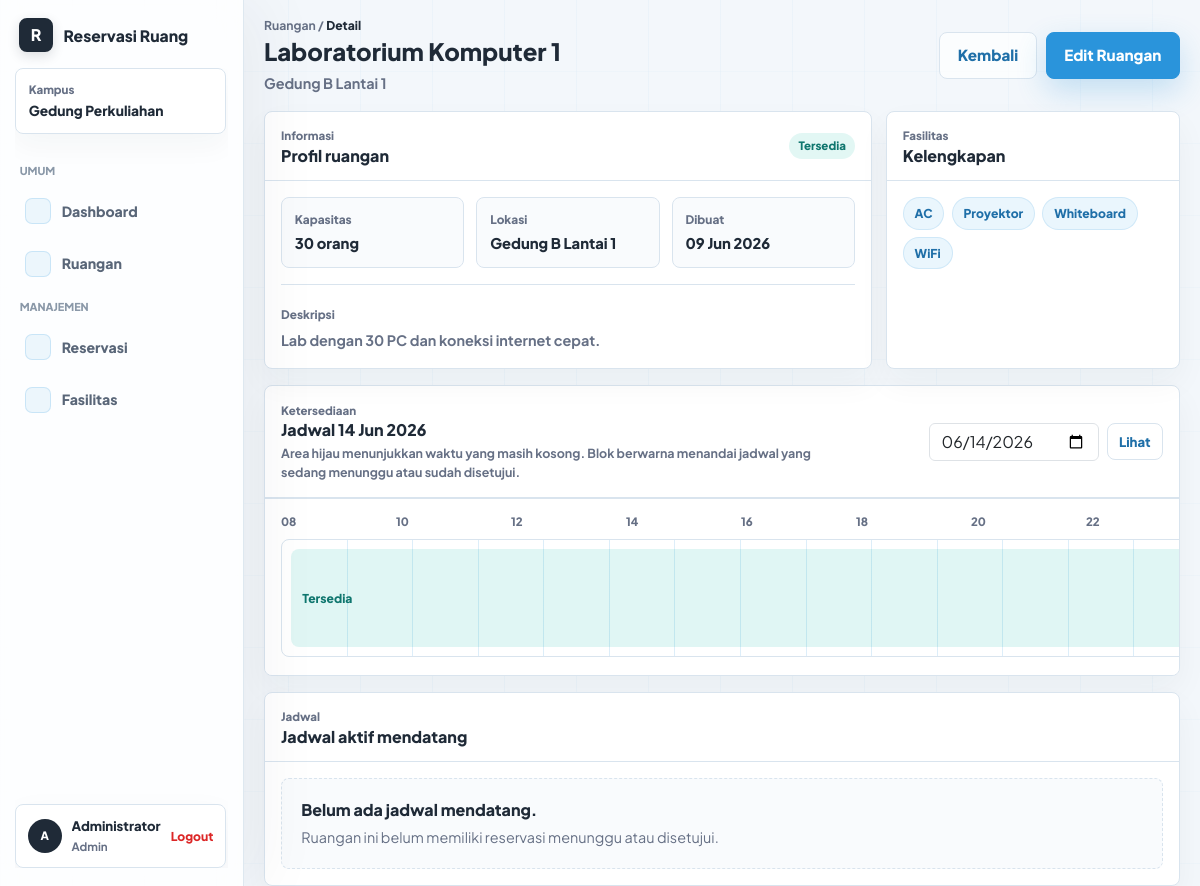
The app's page /pages/room-detail.php?id=2 (signed in) with its own data.
### tables this page shows
CREATE TABLE rooms (
    id INT AUTO_INCREMENT PRIMARY KEY,
    room_name VARCHAR(100) NOT NULL,
    location VARCHAR(150) NOT NULL,
    capacity INT NOT NULL,
    description TEXT NULL,
    status ENUM('available','maintenance','unavailable') NOT NULL DEFAULT 'available',
    created_at TIMESTAMP DEFAULT CURRENT_TIMESTAMP
);

CREATE TABLE facilities (
    id INT AUTO_INCREMENT PRIMARY KEY,
    facility_name VARCHAR(100) NOT NULL
);

### includes/room_helpers.php (called while the page is built, shortened)
<?php
function bind_params_if_needed($stmt, $types, $params)
{
    $refs = [];
    foreach ($params as $key => $value) {
        $refs[$key] = &$params[$key];
    }
    mysqli_stmt_bind_param($stmt, $types, ...$refs);
}
function fetch_one($conn, $sql, $types = '', $params = [])
{
    $stmt = mysqli_prepare($conn, $sql);
    bind_params_if_needed($stmt, $types, $params);
    mysqli_stmt_execute($stmt);
    $result = mysqli_stmt_get_result($stmt);
    return mysqli_fetch_assoc($result) ?: null;
}
function fetch_all_rows($conn, $sql, $types = '', $params = [])
{
    $stmt = mysqli_prepare($conn, $sql);
    bind_params_if_needed($stmt, $types, $params);
    mysqli_stmt_execute($stmt);
    $result = mysqli_stmt_get_result($stmt);
    return mysqli_fetch_all($result, MYSQLI_ASSOC);
}
function room_status_label($status)
{
    $labels = [
        'available' => 'Tersedia',
        'maintenance' => 'Perawatan',
        'unavailable' => 'Tidak Tersedia',
    ];
    return $labels[$status] ?? ucfirst((string) $status);
}

### includes/helpers.php (called while the page is built, shortened)
<?php
function e($value)
{
    return htmlspecialchars((string) $value, ENT_QUOTES, 'UTF-8');
}
function base_path()
{
    return '/uas_ppw_s2/';
}
function url($path = '')
{
    return base_path() . ltrim($path, '/');
}

### includes/auth.php (called while the page is built, shortened)
<?php
function is_logged_in() {
    return isset($_SESSION['user_id']);
}
function is_admin() {
    return is_logged_in() && isset($_SESSION['role']) && $_SESSION['role'] === 'admin';
}

### pages/room-detail.php (the view, shortened to what this page needs)
<?php
require_once __DIR__ . '/../includes/helpers.php';
require_once __DIR__ . '/../includes/auth.php';
require_once __DIR__ . '/../includes/room_helpers.php';
$isAdmin = is_admin();
$roomId = (int) ($_GET['id'] ?? 0);
$room = fetch_one(
    $conn,
    "SELECT id, room_name, location, capacity, description, status, created_at
     FROM rooms
     WHERE id = ?",
    'i',
    [$roomId]
);
$selectedDate = date('Y-m-d');
$facilities = fetch_all_rows(
    $conn,
    "SELECT facilities.facility_name
     FROM room_facilities
     INNER JOIN facilities ON facilities.id = room_facilities.facility_id
     WHERE room_facilities.room_id = ?
     ORDER BY facilities.facility_name ASC",
    'i',
    [$roomId]
);
$upcomingReservations = fetch_all_rows(
    $conn,
    "SELECT user_id, reservation_date, start_time, end_time, purpose, status
     FROM reservations
     WHERE room_id = ?
       AND reservation_date >= CURDATE()
       AND status IN ('pending', 'approved')
     ORDER BY reservation_date ASC, start_time ASC
     LIMIT 5",
    'i',
    [$roomId]
);
require_once __DIR__ . '/../includes/header.php';
?>
<main class="dashboard-page">
    <div class="dashboard-shell">
        <header class="content-topbar">
            <div>
                <span class="dashboard-crumb">Ruangan / <strong>Detail</strong></span>
                <h1><?= e($room['room_name']); ?></h1>
                <p><?= e($room['location']); ?></p>
            </div>
            <div class="content-actions">
                <a href="<?= url('pages/rooms.php'); ?>" class="btn btn-outline-primary">Kembali</a>
                <?php if ($isAdmin): ?>
                    <a href="<?= url('pages/room-edit.php?id=' . $room['id']); ?>" class="btn btn-primary">Edit Ruangan</a>
                <?php elseif ($room['status'] === 'available'): ?>
                    <a href="<?= url('pages/reservation-create.php?room_id=' . $room['id'] . '&reservation_date=' . urlencode($selectedDate)); ?>" class="btn btn-primary">Ajukan Ruangan Ini</a>
                <?php endif; ?>
            </div>
        </header>
        <section class="room-detail-layout">
            <article class="dashboard-panel room-detail-card">
                <div class="panel-header">
                    <div>
                        <span class="panel-kicker">Informasi</span>
                        <h2>Profil ruangan</h2>
                    </div>
                    <span class="room-status status-room-<?= e($room['status']); ?>">
                        <?= e(room_status_label($room['status'])); ?>
                    </span>
                </div>
                <div class="room-detail-body">
                    <dl class="room-detail-list">
                        <div>
                            <dt>Kapasitas</dt>
                            <dd><?= e($room['capacity']); ?> orang</dd>
                        </div>
                        <div>
                            <dt>Lokasi</dt>
                            <dd><?= e($room['location']); ?></dd>
                        </div>
                        <div>
                            <dt>Dibuat</dt>
                            <dd><?= e(date('d M Y', strtotime($room['created_at']))); ?></dd>
                        </div>
                    </dl>
                    <div class="room-description-block">
                        <span>Deskripsi</span>
                        <p><?= e($room['description'] ?: 'Deskripsi ruangan belum tersedia.'); ?></p>
                    </div>
                </div>
            </article>
            <aside class="dashboard-panel room-side-panel">
                <div class="panel-header">
                    <div>
                        <span class="panel-kicker">Fasilitas</span>
                        <h2>Kelengkapan</h2>
                    </div>
                </div>
                <div class="facility-badges">
                    <?php if (empty($facilities)): ?>
                        <span>Belum ada fasilitas tercatat</span>
                    <?php else: ?>
                        <?php foreach ($facilities as $facility): ?>
                            <span><?= e($facility['facility_name']); ?></span>
                        <?php endforeach; ?>
                    <?php endif; ?>
                </div>
            </aside>
        </section>
        <section class="dashboard-panel room-availability-panel">
            <div class="panel-header room-availability-header">
                <div>
                    <span class="panel-kicker">Ketersediaan</span>
                    <h2>Jadwal <?= e(date('d M Y', strtotime($selectedDate))); ?></h2>
                    <p class="panel-subtitle">Area hijau menunjukkan waktu yang masih kosong. Blok berwarna menandai jadwal yang sedang menunggu atau sudah disetujui.</p>
                </div>
                <form method="get" class="room-availability-form">
                    <input
                        type="date"
                        id="availability-date"
                        name="date"
                        class="form-control"
                        value="<?= e($selectedDate); ?>"
                        min="<?= e(date('Y-m-d')); ?>"
                    >
                    <button type="submit" class="btn btn-outline-primary btn-sm">Lihat</button>
                </form>
            </div>
            <div class="availability-board">
                <div class="availability-labels" aria-hidden="true">
                    <span>08</span>
                    <span>10</span>
                    <span>12</span>
                    <span>14</span>
                    <span>16</span>
                    <span>18</span>
                    <span>20</span>
                    <span>22</span>
                </div>
                <div class="availability-row">
                    <span class="availability-open">Tersedia</span>
                </div>
            </div>
        </section>
        <section class="dashboard-panel reservations-panel">
            <div class="panel-header">
                <div>
                    <span class="panel-kicker">Jadwal</span>
                    <h2>Jadwal aktif mendatang</h2>
                </div>
            </div>
            <?php if (empty($upcomingReservations)): ?>
                <div class="empty-state">
                    <strong>Belum ada jadwal mendatang.</strong>
                    <p>Ruangan ini belum memiliki reservasi menunggu atau disetujui.</p>
                </div>
            <?php endif; ?>
        </section>
    </div>
</main>
<?php require_once __DIR__ . '/../includes/footer.php'; ?>

### records on screen
rooms: room_name "Laboratorium Komputer 1", location "Gedung B Lantai 1", status "Tersedia", capacity "30", created_at "09 Jun 2026", description "Lab dengan 30 PC dan koneksi internet cepat."
facilities: facility_name "AC"
facilities: facility_name "Proyektor"
facilities: facility_name "Whiteboard"
facilities: facility_name "WiFi"

### other values on screen
substr($_SESSION['user_name'] ?? 'P', 0, 1) "A"
$_SESSION['user_name'] "Administrator"
$_SESSION['role'] "Admin"
date('d M Y', strtotime($selectedDate)) "14 Jun 2026"
